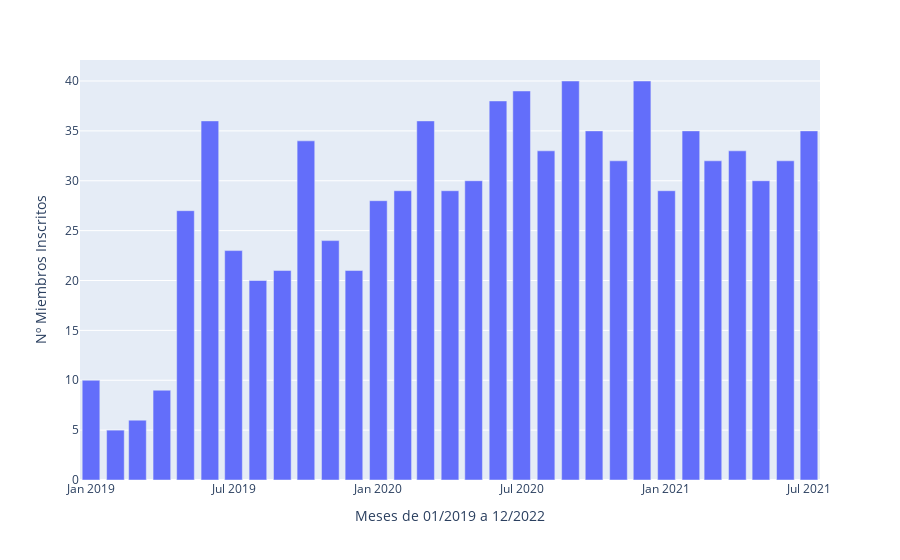

The code cell stored with this chart in its notebook:
### Code cell
fig = px.bar(inscripciones_mensuales, y='nPersonasInscritas', x='fechaInscripcion')

fig.update_xaxes(title_text='Meses de 01/2019 a 12/2022')

fig.update_yaxes(title_text='Nº Miembros Inscritos')

fig.show()

### Figure 1 — Plotly figure (JSON) as saved in the notebook; plotly's stock layout.template omitted (floating-point values rounded to 4 significant figures)
{"data": [{"alignmentgroup": "True", "hovertemplate": "fechaInscripcion=%{x}<br>nPersonasInscritas=%{y}<extra></extra>", "legendgroup": "", "marker": {"color": "#636efa", "pattern": {"shape": ""}}, "name": "", "offsetgroup": "", "orientation": "v", "showlegend": false, "textposition": "auto", "type": "bar", "x": ["2019-01", "2019-02", "2019-03", "2019-04", "2019-05", "2019-06", "2019-07", "2019-08", "2019-09", "2019-10", "2019-11", "2019-12", "2020-01", "2020-02", "2020-03", "2020-04", "2020-05", "2020-06", "2020-07", "2020-08", "2020-09", "2020-10", "2020-11", "2020-12", "2021-01", "2021-02", "2021-03", "2021-04", "2021-05", "2021-06", "2021-07"], "xaxis": "x", "y": [10, 5, 6, 9, 27, 36, 23, 20, 21, 34, 24, 21, 28, 29, 36, 29, 30, 38, 39, 33, 40, 35, 32, 40, 29, 35, 32, 33, 30, 32, 35], "yaxis": "y"}], "layout": {"barmode": "relative", "legend": {"tracegroupgap": 0}, "margin": {"t": 60}, "xaxis": {"anchor": "y", "domain": [0, 1], "title": {"text": "Meses de 01/2019 a 12/2022"}}, "yaxis": {"anchor": "x", "domain": [0, 1], "title": {"text": "Nº Miembros Inscritos"}}}}
